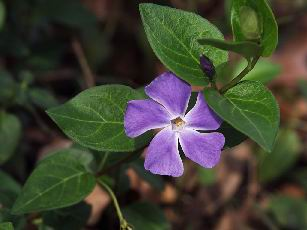
//> input picture openCV/mask/test.jpg, 307 x 230 px
$ ./hough   (built with g++ and OpenCV 4)
//> lines starting //> are read from the running program, lines starting //| are printed output that depends on the picture; after the words box and inside, x2 and y2 are one past the last pixel; in counts of white or black regions, pixels touching at a corner belong together
#include <opencv2/opencv.hpp>

using namespace cv;
using namespace std;

// [87 lines left out: functions hough_coord, acc_mask, thres_lines, sort_lines, not called in this run]

void houghLines(Mat src, vector<Vec2f>& s_lines, double rho, double theta, int thresh)
{
	Mat acc_mat, acc_dst;
	hough_coord(src, acc_mat, rho, theta);
	acc_mask(acc_mat, acc_dst, Size(3, 7), thresh);

	thres_lines(acc_dst, lines, rho, theta, thresh);
	sort_lines(lines, s_lines);
}

// [12 lines left out: function draw_houghLines, not called in this run]

int main()
{
	Mat image = imread("./test.jpg", 0);
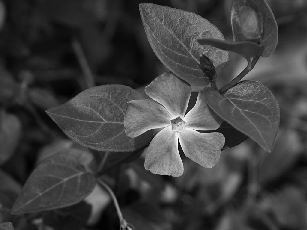
//> image: 230 rows x 307 cols, CV_8UC1; min 0, max 255, mean 62.9
	CV_Assert(image.data);

	double rho = 1, theta = CV_PI / 180;
	Mat canny, dst1, dst2;
	GaussianBlur(image, canny, Size(5, 5), 2, 2);
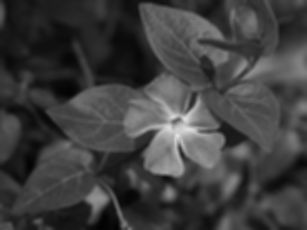
//> canny: 230 rows x 307 cols, CV_8UC1; min 3, max 227, mean 62.9
	Canny(canny, canny, 100, 150, 3);
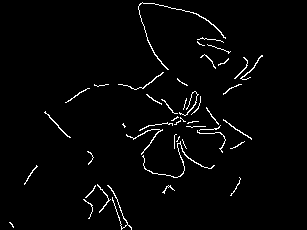
//> canny: 230 rows x 307 cols, CV_8UC1; 2.4% white in thin lines or dots, all inside (x1, y1, x2, y2) = (9, 2, 263, 230)

	vector<Vec2f> lines1, lines2;
	houghLines(canny, lines1, rho, theta, 50);
//> (the run ends here: the program needs code that is not available in this run, at `hough_coord(src, acc_mat, rho, theta);`)
